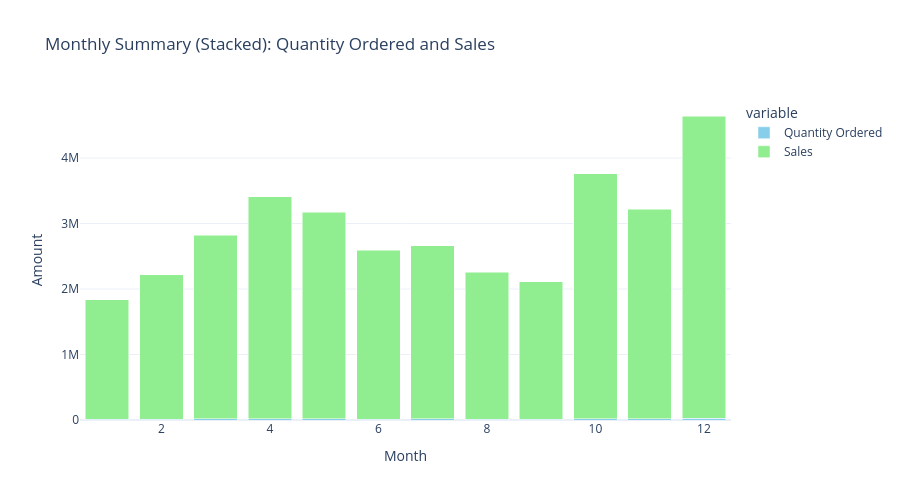

Notebook cell for this chart:
### Code cell
import plotly.express as px  # Import Plotly Express for easy chart creation

# Convert monthly_summary index into a column and rename it to "Month"
data2 = monthly_summary.reset_index().rename(columns={'index': 'Month'})

# Create a stacked bar chart with Plotly Express
fig = px.bar(
    data2,                                  # DataFrame to visualize
    x="Month",                              # X-axis → month
    y=["Quantity Ordered", "Sales"],  # Multiple columns to stack
    title="Monthly Summary (Stacked): Quantity Ordered and Sales",  # Chart title
    labels={"value": "Amount", "Month": "Month"},    # Axis/legend labels
    template="plotly_white",                # Clean white visual theme
    color_discrete_sequence=["skyblue", "lightgreen", "orange"]) # <-- CHANGE COLORS HERE

fig.update_layout(
    barmode="stack",   # Stack the bars on top of each other
    hovermode="x",     # Show hover info for all bars in the same x-position
    width=900,         # Chart width
    height=500)        # Chart height

fig.show()

### Figure 1 — Plotly figure (JSON) as saved in the notebook; plotly's stock layout.template omitted (floating-point values rounded to 4 significant figures)
{"data": [{"hovertemplate": "variable=Quantity Ordered<br>Month=%{x}<br>Amount=%{y}<extra></extra>", "legendgroup": "Quantity Ordered", "marker": {"color": "skyblue", "pattern": {"shape": ""}}, "name": "Quantity Ordered", "orientation": "v", "showlegend": true, "textposition": "auto", "type": "bar", "x": [1, 2, 3, 4, 5, 6, 7, 8, 9, 10, 11, 12], "xaxis": "x", "y": [10900.0, 13450.0, 17000.0, 20560.0, 18670.0, 15250.0, 16070.0, 13450.0, 13110.0, 22700.0, 19800.0, 28110.0], "yaxis": "y"}, {"hovertemplate": "variable=Sales<br>Month=%{x}<br>Amount=%{y}<extra></extra>", "legendgroup": "Sales", "marker": {"color": "lightgreen", "pattern": {"shape": ""}}, "name": "Sales", "orientation": "v", "showlegend": true, "textposition": "auto", "type": "bar", "x": [1, 2, 3, 4, 5, 6, 7, 8, 9, 10, 11, 12], "xaxis": "x", "y": [1822000.0, 2202000.0, 2807000.0, 3391000.0, 3153000.0, 2578000.0, 2648000.0, 2244000.0, 2098000.0, 3737000.0, 3200000.0, 4613000.0], "yaxis": "y"}], "layout": {"barmode": "stack", "height": 500, "hovermode": "x", "legend": {"title": {"text": "variable"}, "tracegroupgap": 0}, "title": {"text": "Monthly Summary (Stacked): Quantity Ordered and Sales"}, "width": 900, "xaxis": {"anchor": "y", "domain": [0, 1], "title": {"text": "Month"}}, "yaxis": {"anchor": "x", "domain": [0, 1], "title": {"text": "Amount"}}}}
